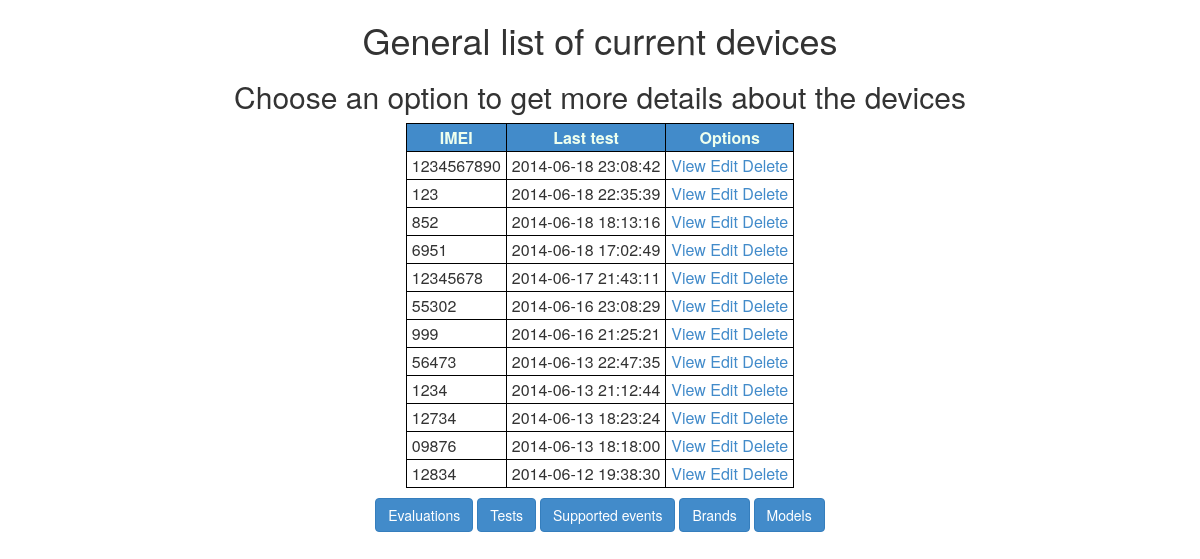
Page /admin/index.php on the earlier database version.
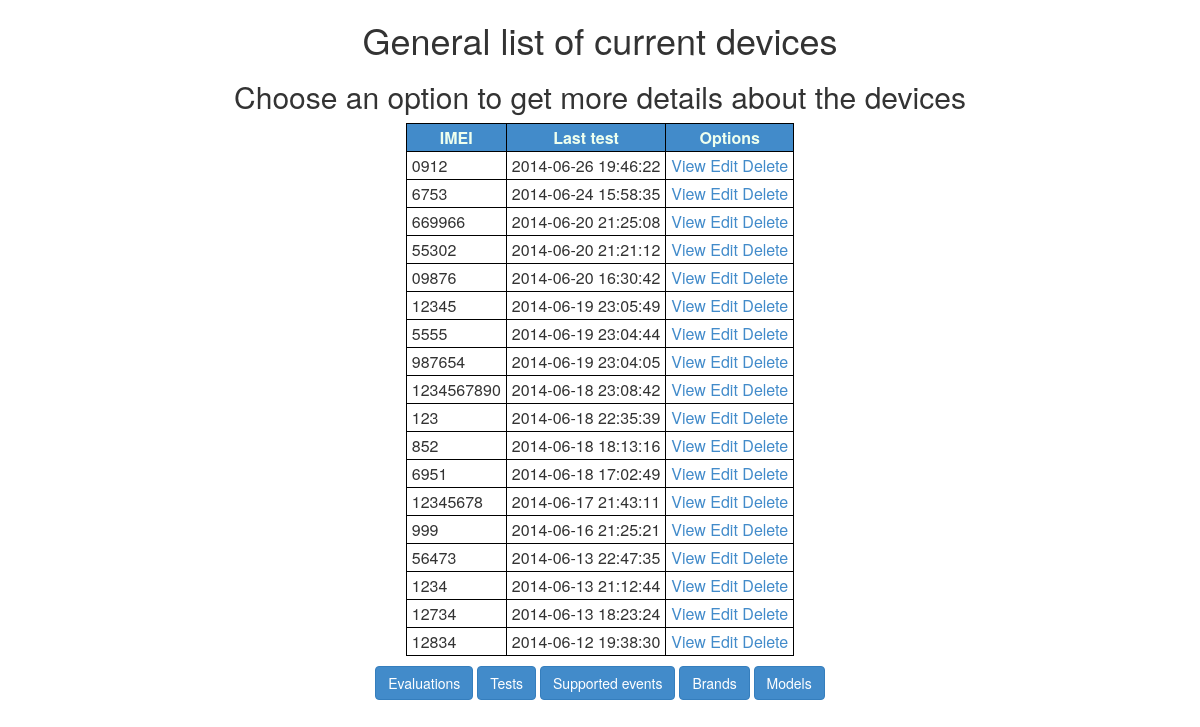
Same page on the later database version.
### tables this page shows
CREATE TABLE `devices` (
  `id_device` int(11) NOT NULL AUTO_INCREMENT,
  `name` varchar(45) DEFAULT NULL,
  `imei` varchar(30) DEFAULT NULL,
  `id_model` int(11) DEFAULT NULL,
  `id_brand` int(11) DEFAULT NULL,
  `last_use` timestamp NULL DEFAULT CURRENT_TIMESTAMP,
  PRIMARY KEY (`id_device`),
  UNIQUE KEY `iddevices_UNIQUE` (`id_device`),
  UNIQUE KEY `imei_UNIQUE` (`imei`),
  KEY `fk_devices_1_idx` (`id_brand`),
  KEY `fk_devices_2_idx` (`id_model`),
  CONSTRAINT `fk_devices_1` FOREIGN KEY (`id_brand`) REFERENCES `brands` (`id_brand`) ON DELETE SET NULL ON UPDATE CASCADE,
  CONSTRAINT `fk_devices_2` FOREIGN KEY (`id_model`) REFERENCES `models` (`id_model`) ON DELETE SET NULL ON UPDATE CASCADE
);

### admin/index.php (the view, shortened to what this page needs)
<html>
    <head>
        <?php
        include '../template/_head.php';
        include '../db_info.php';
        ?>
        <link href="/mobile/admin/css/admin.css" rel="stylesheet" type="text/css" >
    </head>
    <body>
    <center>
        <table>
            <thead>
                <tr>
                    <th>IMEI</th>
                    <th>Last test</th>
                    <th>Options</th>
                </tr>
            </thead>
            <tbody>
            <h1>General list of current devices</h1>
            <h2>Choose an option to get more details about the devices</h2>
            <?php
            $link = mysqli_connect($hst, $usrnm, $psswrd, $schm) or die("Error " . mysqli_error($link));
            $query = "SELECT d.id_device ,d.imei as imei, d.last_use as last_use FROM devices d ORDER BY d.last_use DESC";
            $result = $link->query($query);
            while ($row = mysqli_fetch_array($result)) {
                ?>
                <tr>
                    <td>
                        <?php echo $row["imei"] ?>
                    </td>
                    <td>
                        <?php echo $row["last_use"] ?>
                    </td>
                    <td>
                        <a href="/mobile/admin/devices/view.php?imei=<?php echo $row["imei"]; ?>">View</a>
                        <a href="/mobile/admin/devices/edit.php?imei=<?php echo $row["imei"]; ?>">Edit</a>
                        <a href="#" onclick="if (confirm('Are you sure you want to delete this device?')) {
                                        deleteDevice(<?php echo $row["id_device"]; ?>);
                                    }" >Delete</a>
                    </td>
                </tr>
                <?php
            }
            ?>
            </tbody>
        </table>
        <span class='row'>
            <a href="evaluations/" class="btn btn-primary">Evaluations</a>
            <a href="tests/" class="btn btn-primary">Tests</a>
            <a href="events/" class="btn btn-primary">Supported events</a>
            <a href="brands/" class="btn btn-primary">Brands</a>
            <a href="models/" class="btn btn-primary">Models</a>
        </span>
    </center>
</body>
</html>

### template/_head.php (shortened to what this page needs)
<link href="/mobile/css/bootstrap.min.css" rel="stylesheet" />

### admin/css/admin.css (style rules this page uses)
table { margin-bottom: 10px; border: 1px solid black; border-collapse: collapse; }
td, th, thead tr th, tbody tr td { border: 1px solid black; padding: 2px 5px; }
thead tr th { background-color: #428BCA; color: #efe; text-align: center; }

Differences in the rows shown:
added devices: imei "0912", last_use "2014-06-26 19:46:22"
added devices: imei "6753", last_use "2014-06-24 15:58:35"
added devices: imei "669966", last_use "2014-06-20 21:25:08"
changed devices (number 4 of 18 on the later page): last_use "2014-06-16 23:08:29" → "2014-06-20 21:21:12"; moves up the list
changed devices (number 5 of 18 on the later page): last_use "2014-06-13 18:18:00" → "2014-06-20 16:30:42"; moves up the list
added devices: imei "12345", last_use "2014-06-19 23:05:49"
added devices: imei "5555", last_use "2014-06-19 23:04:44"
added devices: imei "987654", last_use "2014-06-19 23:04:05"
